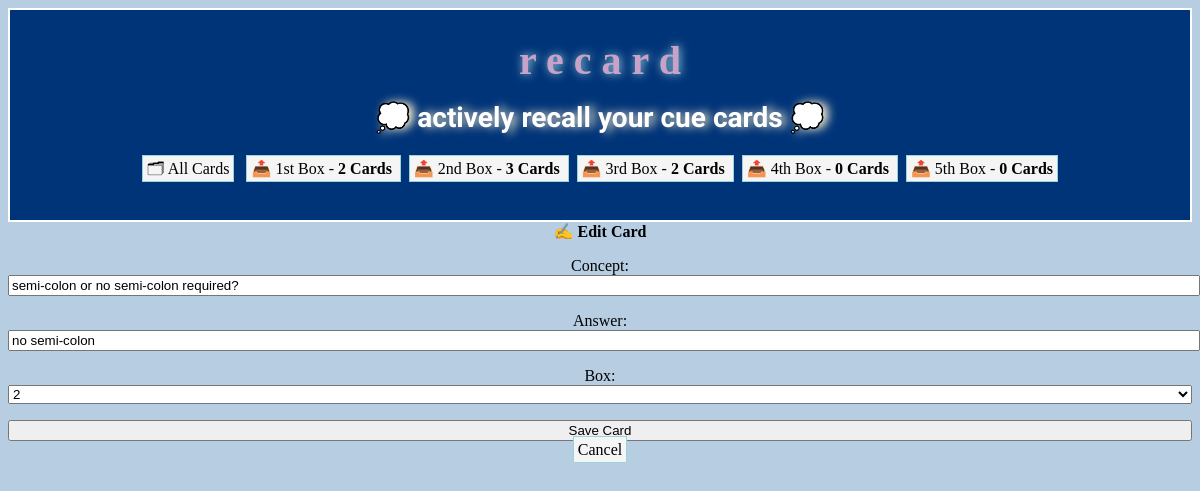
The page /edit/3 on the database its author committed.
### recards/models.py (models this page shows, shortened)
class CueCard(models.Model):
    concept = models.CharField(max_length=100)
    answer = models.CharField(max_length=100)
    box = models.IntegerField(
        choices=zip(BOXES, BOXES),
        default=BOXES[0],
        )
    date_created = models.DateTimeField(auto_now_add=True)

### recards/views.py (the view)
class CueCardUpdateView(CueCardCreateView, UpdateView):
    success_url = reverse_lazy("cuecard-list")

### recards/templatetags/cuecards_tags.py (called while the page is built)
@register.inclusion_tag("recards/box_links.html")
def boxes_as_links():
    boxes = []
    for box_num in BOXES:
        card_count = CueCard.objects.filter(box=box_num).count()
        boxes.append({
            "number": box_num,
            "card_count": card_count,
        })
    return {"boxes": boxes}

### recards/templates/recards/cuecard_form.html (shortened to what this page needs)
{% extends "recards/base.html" %}
{% block content %}
    {% if cuecard %}
        <h2>✍️ Edit Card</h2>
    {% else %}
        <h2>Create New Card</h2>
    {% endif %}
    <form method="post">
        {{ form.as_p }}
        <input type="submit" value="Save Card">
    </form>
    <a href="{% url 'cuecard-list' %}">
        Cancel
    </a>
{% endblock %}

### recards/static/style.css (style rules this page uses)
:root { --accent: #6e48ad; --accent-bg: white; --bg: #fff; --text: #212121; --text-light: #585858; --border: #d8dae1; --code: #d81b60; --preformatted: #444; }
h2 { text-align: center; }
h2, h4 { margin-top: 0; }
input, select, textarea { width: 100%; }
h2 { text-align: center; font-size: medium; }
a { margin-left: auto; margin-right: auto; }

### recards/templates/recards/base.html (style rules this page uses)
body { background-color: rgb(183, 205, 226); }

### recards/templates/recards/box_links.html (style rules this page uses)
a { border: 1px solid #9BD3DD; background-color: whitesmoke; margin: 4px; text-align: center; text-decoration: none; padding: 4px; color: black; }
body { text-align: center; }

### rows shown on the page
CueCard: concept "semi-colon or no semi-colon required?", answer "no semi-colon", box "2"

### other values the page prints
{{ box.number | ordinal }} "1st" "2nd" "3rd" "4th" "5th"
{{ box.card_count }} "2" "3" "2" "0" "0"
